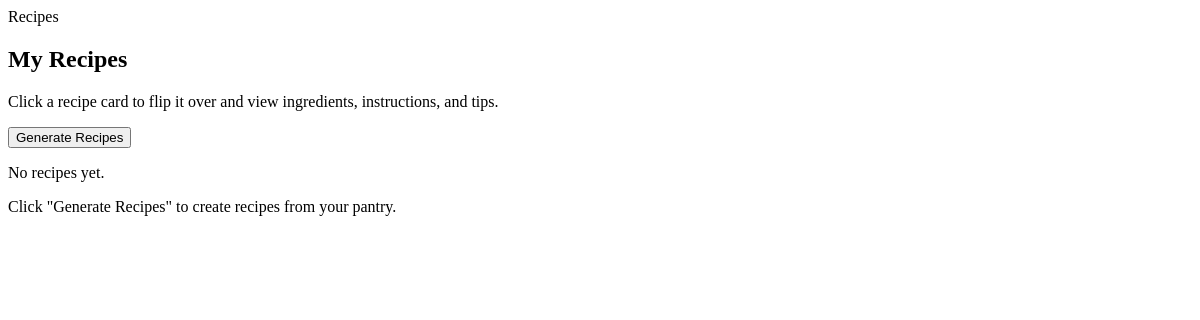
/recipes/poll-status (signed in), run on an earlier commit of the app's database.
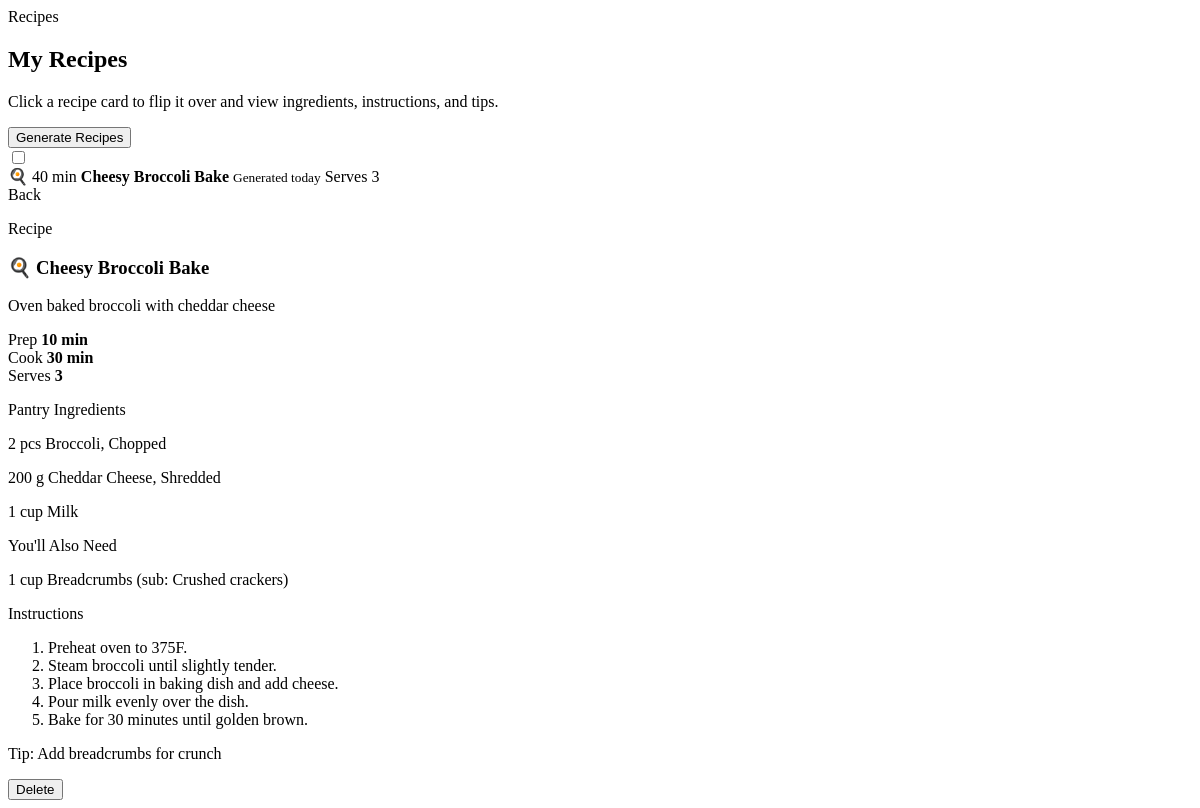
And on a later commit of the database.
### app/models/model.py (models this page shows)
class BaseModel(Model):
    class Meta:
        database = db

class Recipe(BaseModel):
    id = AutoField()
    user = ForeignKeyField(User, backref="recipes")
    title = CharField()
    description = CharField(null=True)
    prep_time_minutes = IntegerField()
    cook_time_minutes = IntegerField()
    servings = IntegerField()
    tips = CharField(null=True)
    created_at = DateTimeField(default=datetime.now)
    class Meta:
        table_name = "recipes"

class RecipeIngredient(BaseModel):
    id = AutoField()
    recipe = ForeignKeyField(Recipe, backref="ingredients")
    item = CharField()
    amount = CharField()
    unit = CharField(null=True)
    preparation = CharField(null=True)
    class Meta:
        table_name = "recipe_ingredients"

class RecipeMissingIngredient(BaseModel):
    id = AutoField()
    recipe = ForeignKeyField(Recipe, backref="missing_ingredients")
    item = CharField()
    amount = CharField()
    unit = CharField(null=True)
    substitute = CharField(null=True)
    class Meta:
        table_name = "recipe_missing_ingredients"

class RecipeInstruction(BaseModel):
    id = AutoField()
    recipe = ForeignKeyField(Recipe, backref="instructions")
    step_number = IntegerField()
    instruction = CharField()
    class Meta:
        table_name = "recipe_instructions"

### app/routes/recipes.py (the view)
@recipe_bp.route("/poll-status", methods=["GET"])
@login_required
def poll_status():
    return _render_section(int(current_user.id))

### app/routes/recipes.py (called while the page is built)
def recipe_to_dict(recipe):
    return {
        **recipe.__data__,
        "ingredients_used": [i.__data__ for i in recipe.ingredients],
        "missing_ingredients": [m.__data__ for m in recipe.missing_ingredients],
        "instructions": [
            i.__data__ for i in recipe.instructions.order_by(RecipeInstruction.step_number)
        ],
    }

def _relative_date(d):
    if isinstance(d, str):
        d = date.fromisoformat(d)
    elif hasattr(d, "date"):
        d = d.date()
    delta = (date.today() - d).days
    if delta == 0:
        return "today"
    if delta == 1:
        return "yesterday"
    return f"{delta} days ago"

def _render_section(user_id):
    recipes = [recipe_to_dict(r) for r in
               Recipe.select().where(Recipe.user_id == user_id).order_by(Recipe.id.desc())]
    for r in recipes:
        r["generated_label"] = _relative_date(r["created_at"])
    return render_template("_recipes_section.html", recipes=recipes, gen_status=_gen_status)

### app/templates/_recipes_section.html (shortened to what this page needs)
<div id="recipes-section-inner"
  >
  <div class="section-header">
    <div>
      <p class="section-kicker quicksand-regular">Recipes</p>
      <h2 class="elms-sans-regular h1">My Recipes</h2>
      <p class="quicksand-regular">Click a recipe card to flip it over and view ingredients, instructions, and tips.</p>
    </div>
    <button class="quicksand-regular generate-btn"
      hx-post="/recipes/generate"
      hx-target="#recipes-section-inner"
      hx-swap="outerHTML">Generate Recipes</button>
  </div>
  <div class="pantry-items-grid recipes-grid">
    {% include "_recipes.html" %}
  </div>
</div>

### app/templates/_recipes.html
{% if recipes %}
  {% for recipe in recipes %}
    {% set total_time = recipe.prep_time_minutes + recipe.cook_time_minutes %}
    {% set recipe_search = recipe.title ~ ' ' ~ (recipe.description or '') %}
    <article class="pantry-card recipe-card"
      data-search="{{ recipe_search|lower }}">
      <input type="checkbox" class="pantry-card-toggle" id="recipe-card-{{ recipe.id }}">
      <div class="pantry-card-inner">
        <label class="pantry-card-face pantry-card-front" for="recipe-card-{{ recipe.id }}" data-card-flip
          aria-label="View recipe details for {{ recipe.title }}">
          <span class="pantry-card-media recipe-card-media">
            <span class="pantry-item-icon" aria-hidden="true">🍳</span>
            <span class="recipe-meta-chip quicksand-regular">{{ total_time }} min</span>
          </span>
          <span class="pantry-card-main">
            <span>
              <strong class="elms-sans-regular">{{ recipe.title }}</strong>
              <small class="quicksand-regular">Generated {{ recipe.generated_label }}</small>
            </span>
            <span class="pantry-card-quantity quicksand-regular">Serves {{ recipe.servings }}</span>
          </span>
        </label>
        <div class="pantry-card-face pantry-card-back recipe-card-back">
          <label for="recipe-card-{{ recipe.id }}" class="card-back-button quicksand-regular" data-card-unflip>Back</label>
          <p class="dialog-eyebrow quicksand-regular">Recipe</p>
          <h3 class="elms-sans-regular">🍳 {{ recipe.title }}</h3>
          {% if recipe.description %}
            <p class="quicksand-regular recipe-card-description">{{ recipe.description }}</p>
          {% endif %}
          <div class="pantry-detail-list quicksand-regular recipe-meta-list">
            <div>
              <span>Prep</span>
              <strong>{{ recipe.prep_time_minutes }} min</strong>
            </div>
            <div>
              <span>Cook</span>
              <strong>{{ recipe.cook_time_minutes }} min</strong>
            </div>
            <div>
              <span>Serves</span>
              <strong>{{ recipe.servings }}</strong>
            </div>
          </div>
          <div class="recipe-card-scroll">
            <p class="elms-sans-regular recipe-card-section-label">Pantry Ingredients</p>
            {% for ing in recipe.ingredients_used %}
              <p class="quicksand-regular recipe-card-ingredient-item">
                {{ ing.amount }}{% if ing.unit %} {{ ing.unit }}{% endif %} {{ ing.item }}{% if ing.preparation %}, {{ ing.preparation }}{% endif %}
              </p>
            {% endfor %}
            {% if recipe.missing_ingredients %}
              <p class="elms-sans-regular recipe-card-section-label">You'll Also Need</p>
              {% for ing in recipe.missing_ingredients %}
                <p class="quicksand-regular recipe-card-missing-item">
                  {{ ing.amount }}{% if ing.unit %} {{ ing.unit }}{% endif %} {{ ing.item }}{% if ing.substitute %} (sub: {{ ing.substitute }}){% endif %}
                </p>
              {% endfor %}
            {% endif %}
            <p class="elms-sans-regular recipe-card-section-label">Instructions</p>
            <ol class="quicksand-regular recipe-card-instructions">
              {% for step in recipe.instructions %}
                <li>{{ step.instruction }}</li>
              {% endfor %}
            </ol>
            {% if recipe.tips %}
              <p class="quicksand-regular recipe-card-tips">Tip: {{ recipe.tips }}</p>
            {% endif %}
          </div>
          <div class="card-actions recipe-card-actions">
            <button class="card-delete quicksand-regular"
              hx-delete="/recipes/{{ recipe.id }}"
              hx-target="#recipes-section-inner"
              hx-swap="outerHTML"
              hx-confirm="Delete this recipe?">Delete</button>
          </div>
        </div>
      </div>
    </article>
  {% endfor %}
{% else %}
  <div class="empty-state quicksand-regular">
    <p>No recipes yet.</p>
    <p>Click "Generate Recipes" to create recipes from your pantry.</p>
  </div>
{% endif %}

What changed in the data, as far as the page shows it:
added Recipe: total_time "40", title "Cheesy Broccoli Bake", generated_label "today", servings "3", description "Oven baked broccoli with cheddar cheese", prep_time_minutes "10", cook_time_minutes "30", tips "Add breadcrumbs for crunch"
added RecipeIngredient: amount "2", unit "pcs", item "Broccoli", preparation "Chopped"
added RecipeIngredient: amount "200", unit "g", item "Cheddar Cheese", preparation "Shredded"
added RecipeIngredient: amount "1", unit "cup", item "Milk"
added RecipeMissingIngredient: amount "1", unit "cup", item "Breadcrumbs", substitute "Crushed crackers"
added RecipeInstruction: instruction "Preheat oven to 375F."
added RecipeInstruction: instruction "Steam broccoli until slightly tender."
added RecipeInstruction: instruction "Place broccoli in baking dish and add cheese."
added RecipeInstruction: instruction "Pour milk evenly over the dish."
added RecipeInstruction: instruction "Bake for 30 minutes until golden brown."
Also different on the page:
text no longer shown: "No recipes yet. Click \"Generate Recipes\" to create recipes from your pantry."
